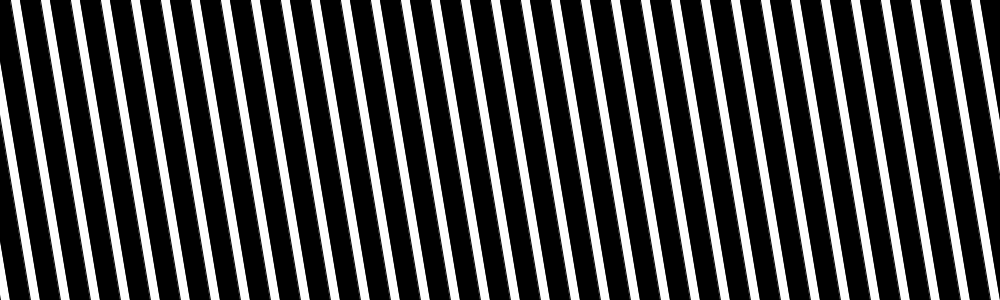
Frame 1 (no input)
Frame 60 (the mouse pressed at the canvas centre just before this capture): identical to frame 1, image omitted
Frame 120 (the mouse held since frame 60 and released just before this capture): identical to frame 1, image omitted

The Processing sketch that drew this single still picture (run headless with seeded random() and noise(); from frame 60 on, the mouse is pressed at the canvas centre):

// Processing sketch: sketch_20170311001_2
// ── sketch_20170311001_2.pde
int _wid = 20;
int _margin = 10;
int _pad = 50;
int _num;
Bar bars[];

void setup(){
  size(1000,300);
  smooth();
  background(255);
  fill(0);
  
  _num = floor((width+_wid+_pad)/(_wid+_margin)) + 1;
  println(_num);
  
  bars = new Bar[_num];
  for(int i=0;i<_num;i++){
    bars[i] = new Bar(i);
    bars[i].update();
  }
}

void draw(){
  //if(frameCount%60 == 0){  println(mouseX,mouseY);}
  //background(255);
  for(int i=0;i<_num;i++){
    //bars[i].update();
  }
}

class Bar{
  int id;
  float x;
  
  Bar(int id){
    this.id = id;
    this.x = (0- (_wid+_pad)) + 
    id*(_wid+_margin);
  }
  
  void update(){
    float startx = this.x;
    quad(startx,0,startx+_wid,0,         
           startx+_pad+_wid,height,startx+_pad,height);
    if(startx > width){
      this.x = 0 - (_wid+_pad);
    }else{
      this.x++;
    }
  }
}
